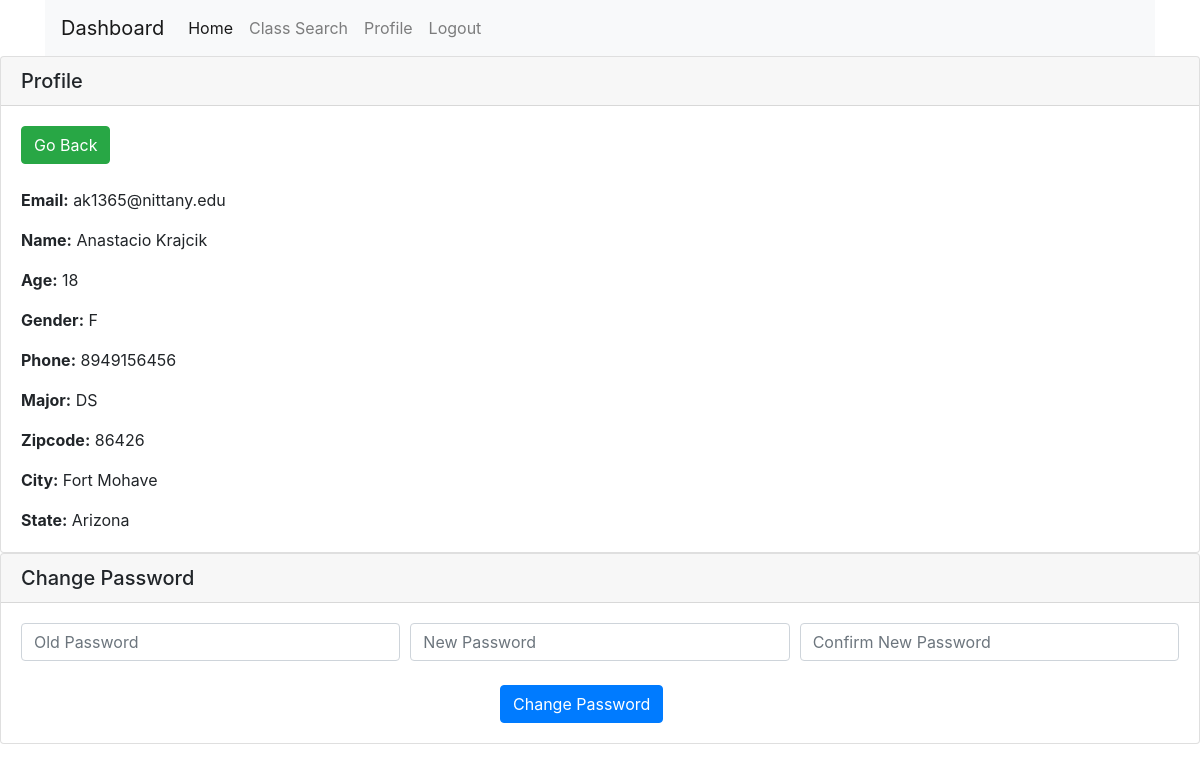
The app's page /userProfile (signed in) with its own data.
### app.py (models this page shows, shortened)
class User(UserMixin, db.Model):
    __tablename__ = "User"
    __table_args__ = {'extend_existing': True}
    email = db.Column("email", db.Text, primary_key=True)
    password = db.Column("password_hashed", db.Text)
    name = db.Column("name", db.Text)
    age = db.Column("age", db.Integer)
    gender = db.Column("gender", db.CHAR)

### tables this page shows
CREATE TABLE Students (
    email TEXT,
    phone TEXT,
    major TEXT,
    zipcode int,

    PRIMARY KEY (email),
    FOREIGN KEY (email) REFERENCES User (email),
    FOREIGN KEY (major) REFERENCES Departments (dept_id),
    FOREIGN KEY (zipcode) REFERENCES Zipcodes (zipcode)
);

CREATE TABLE Zipcodes (
    zipcode int,
    city TEXT,
    state TEXT,

    PRIMARY KEY(zipcode)
);

### app.py (the view, shortened to what this page needs)
@app.route('/userProfile', methods=['GET', 'POST'])
@login_required
def userProfile():
    userType = get_user_type(current_user.email)
    wentThrough = False
    shouldFlash = False
    if request.method == 'GET':
        shouldFlash = False
    if userType == 'student':
        studentInfo = get_student_info(current_user.email)
        userInfo = get_user_info(current_user.email)
        zipcodeInfo = getZipcodeInfo(studentInfo[3])
        return render_template('userInfo.html', userInfo=userInfo, studentInfo=studentInfo, isStudent=True,
                               shouldFlash=shouldFlash, wentThrough=wentThrough, zipcodeInfo=zipcodeInfo)
    else:
        userInfo = get_user_info(current_user.email)
        profInfo = get_professor_info(current_user.email)
        return render_template('userInfo.html', userInfo=userInfo, profInfo=profInfo, isStudent=False,
                               shouldFlash=shouldFlash, wentThrough=wentThrough)

### app.py (called while the page is built)
@login.user_loader
def load_user(email):
    return User.query.get(email)

def getZipcodeInfo(zipcode):
    connection = sql.connect('database.db')
    cursor = connection.execute('SELECT * FROM Zipcodes WHERE zipcode = ?', (zipcode,))
    result = cursor.fetchone()
    return result

def get_user_info(email):
    connection = sql.connect('database.db')
    cursor = connection.execute('SELECT * FROM User WHERE email = ?', (email,))
    result = cursor.fetchone()
    return result

def get_student_info(email):
    connection = sql.connect('database.db')
    cursor = connection.execute('SELECT * FROM Students WHERE email = ?', (email,))
    result = cursor.fetchone()
    return result

def get_user_type(email):
    connection = sql.connect('database.db')
    cursor = connection.execute('SELECT * FROM Students WHERE email = ?', (email,))
    result = cursor.fetchone()
    if result:
        return "student"
    cursor = connection.execute('SELECT * FROM Professors WHERE email = ?', (email,))
    result = cursor.fetchone()
    if result:
        return "professor"
    return None

### templates/userInfo.html (shortened to what this page needs)
<!DOCTYPE html>
<html lang="en" dir="ltr">
<head>
    <link rel="stylesheet" href="https://stackpath.bootstrapcdn.com/bootstrap/4.4.1/css/bootstrap.min.css"
>
</head>
<body>
<div class="container style=">
    <nav class="navbar navbar-expand-lg navbar-light bg-light">
        <a class="navbar-brand" href="/dashboard">Dashboard</a>
        <div class="collapse navbar-collapse" id="navbarSupportedContent">
            <ul class="navbar-nav mr-auto">
                <li class="nav-item active">
                    <a class="nav-link" href="/dashboard">Home<span class="sr-only">(current)</span></a>
                </li>
                <li class="nav-item">
                    <a class="nav-link" href="/classSearch">Class Search</a>
                </li>
                <li class="nav-item">
                    <a class="nav-link" href="/userProfile">Profile</a>
                </li>
                <li class="nav-item">
                    <a class="nav-link" href="/logout" tabindex="-1">Logout</a>
                </li>
            </ul>
        </div>
    </nav>
</div>
<div class="card">
    <h5 class="card-header">Profile</h5>
    <div class="card-body">
        <a class="btn btn-success" href="/dashboard" role="button">Go Back</a>
        <p class="card-text"><strong>Email:</strong> {{ userInfo[0] }}</p>
        <p class="card-text"><strong>Name:</strong> {{ userInfo[2] }}</p>
        <p class="card-text"><strong>Age:</strong> {{ userInfo[3] }}</p>
        <p class="card-text"><strong>Gender:</strong> {{ userInfo[4] }}</p>
        {% if isStudent %}
            <p class="card-text"><strong>Phone:</strong> {{ studentInfo[1] }}</p>
            <p class="card-text"><strong>Major:</strong> {{ studentInfo[2] }}</p>
            <p class="card-text"><strong>Zipcode:</strong> {{ studentInfo[3] }}</p>
            <p class="card-text"><strong>City:</strong> {{ zipcodeInfo[1] }}</p>
            <p class="card-text"><strong>State:</strong> {{ zipcodeInfo[2] }}</p>
        {% else %}
            <p class="card-text"><strong>Office:</strong> {{ profInfo[1] }}</p>
            <p class="card-text"><strong>Department:</strong> {{ profInfo[2] }}</p>
            <p class="card-text"><strong>Title:</strong> {{ profInfo[3] }}</p>
        {% endif %}
    </div>
</div>
<div class="card">
    <h5 class="card-header">Change Password</h5>
    <div class="card-body">
        <form action={{ url_for('userProfile') }} method="POST">
            <div class="form-row">
                <div class="col">
                    <input type="password" class="form-control" id="oldP" placeholder="Old Password" name="oldP">
                </div>
                <div class="col">
                    <input type="password" min="6" minlength="6" class="form-control" id="newP" name="newP"
                           placeholder="New Password">
                </div>
                <div class="col">
                    <input type="password" min="6" minlength="6" class="form-control" id="newPC" name="newPC"
                           placeholder="Confirm New Password">
                </div>
            </div>
            <div class="mt-xl-4">
                <div class="mx-auto" style="width: 200px;">
                    <button type="submit" class="btn btn-primary">Change Password</button>
                </div>
            </div>
        </form>
    </div>
</div>
</body>
</html>

### records on screen
User: email "ak1365@nittany.edu", name "Anastacio Krajcik", age "18", gender "F"
Students: phone "8949156456", major "DS", zipcode "86426"
Zipcodes: city "Fort Mohave", state "Arizona"
